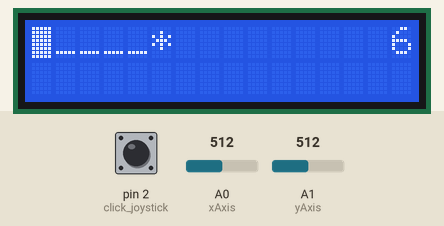
The sketch below on a simulated Arduino Uno, built with avr-gcc and run on an emulated ATmega328P. Shown: 16×2 character LCD. The inputs (shaded band) are chosen by the test bench; at power-on: pin 2 (click_joystick) HIGH, A0 (xAxis) = 512, A1 (yAxis) = 512. Random numbers use the default seed unless the sketch sets one; what the sketch prints to the serial monitor is not drawn.

Above: at 2.1 s.
2.2 s: pin 2 (click_joystick) pulled LOW for 3.2 s
At 3.9 s:
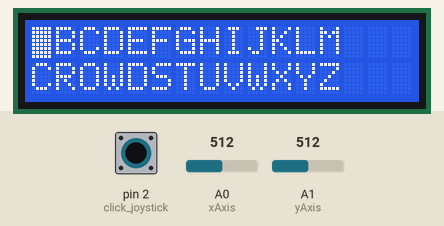
6.9 s: A0 (xAxis) set to 716
At 7.4 s:
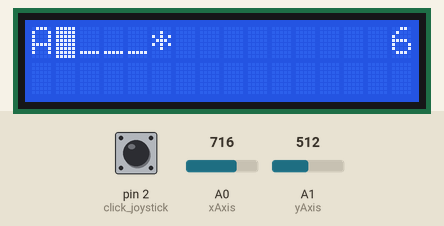
9.0 s: pin 2 (click_joystick) pulled LOW for 1 s
At 12.7 s:
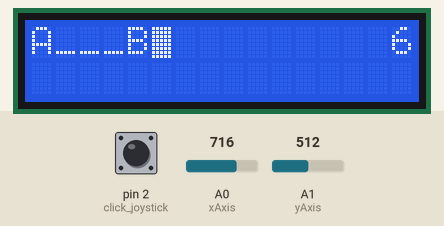
13.0 s: pin 2 (click_joystick) pulled LOW for 0.15 s
At 15.9 s:
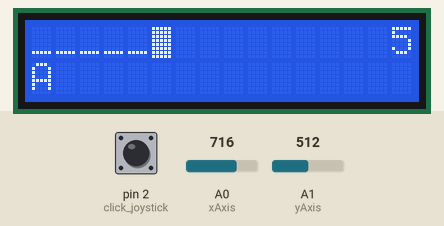
16.1 s: pin 2 (click_joystick) pulled LOW for 3.2 s
At 18.4 s:
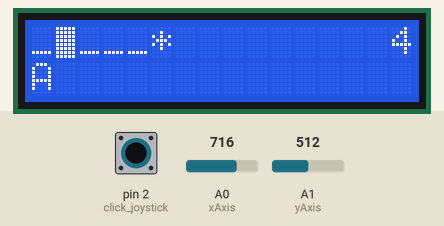
21.5 s: A0 (xAxis) set to 306
At 24.2 s:
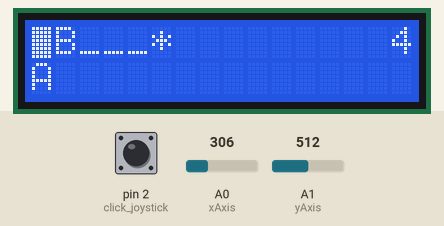
Timing chart, 0 to 25.5 s (numbered marks = the images above; inputs shaded):
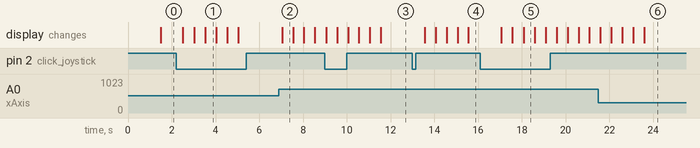

The sketch:

cho102_lab7_part2.ino
```cpp
/*        Your Name & E-mail: Cindy Ho cho102@ucr.edu
*          Discussion Section: 23
*         Assignment: Lab #7  Exercise #2
*         Exercise Description: Wordle
*         I acknowledge all content contained herein, excluding template or example code, is my own original work.
*
*         Demo Link:
*/

// Array of Output Pin variables, set to the pins being used
#include <LiquidCrystal.h>
const int rs = 4, en = 5, d4 = 8, d5 = 9, d6 = 10, d7 = 11;
LiquidCrystal lcd(rs, en, d4, d5, d6, d7);

const int xAxis = A0; // Recall that A0 is really a number under the hood.
const int yAxis = A1;

const int click_joystick = 2;
const int buzzer = 3;

const int high = 520; // Adjust this if needed
const int low = 500;

typedef struct task {
  int state;
  unsigned long period;
  unsigned long elapsedTime;
  int (*TickFct)(int);

} task;

int delay_gcd;
const unsigned short tasksNum = 2;
task tasks[tasksNum];

const char *bank[] = {"CROWD", "PLEAD", "TALER", "ERGOT", "ANGLE", "HOUSE","PLATE","CRIME","SERVE","SHOUT"};
const char *arr[] = {"ABCDEFGHIJKLM", "NOPQRSTUVWXYZ"};
bool won, lose, displayed;
char *wordle, *guess, *check;
char temp;
int tries, col, row, main_pos,correct;
bool musicFinish;
enum SM1_States { SM1_INIT, START, RANDWORD, MAIN, SUBMIT_CHECK, GAME_OVER, ALPHA};
int SM1_Tick(int state){
  switch(state){
    case SM1_INIT:
        state = START;
    break;
    case START:
        state = RANDWORD;
    break;
    case RANDWORD:
        state = MAIN;
        for(int i=0;i<5;++i){guess[i] = '_'; check[i] = ' ';}
            guess[5] = '*';
            check = "     ";
            Serial.print("This is check\n");
            Serial.print(check);
            Serial.print("\nEnd of check\n");
        lcd.setCursor(0,0);
        lcd.print(guess);
        lcd.setCursor(0,1);
        lcd.print(check);
        col = 0; row=0;
    break;
    case MAIN:
        if(digitalRead(click_joystick) == 0){
            if(col == 5){state = SUBMIT_CHECK;}
            else {main_pos = col; state = ALPHA;
            lcd.clear();
            lcd.setCursor(0,0);
            lcd.print(arr[0]);
            lcd.setCursor(0,1);
            lcd.print(arr[1]);
            col=0; row=0;}
        }
    break;
    case SUBMIT_CHECK:
        Serial.print("SUBMIT_CHECK\n");
        if(!won && !lose){
            state = MAIN;
            for(int i=0;i<5;++i){guess[i] = '_';}
            guess[5] = '*';
            lcd.setCursor(0,0);
            lcd.print(guess);
            lcd.setCursor(0,1);
            lcd.print(check);
            col = 0; row=0;
        }
        else{state = GAME_OVER;lcd.clear();}
    break;
    case ALPHA:
    Serial.print("ALPHA\n");
       if(digitalRead(click_joystick) == 0){
            guess[main_pos] = arr[row][col];
            state = MAIN;
            lcd.clear();
            lcd.setCursor(0,0);
            lcd.print(guess);
            lcd.setCursor(0,1);
            lcd.print(check);
            col = 0; row=0;
        }
    break;
    case GAME_OVER:
        Serial.print("GAME OVER\n");
        if((digitalRead(click_joystick) == 0)){state = START; lcd.clear();}
        // if(digitalRead(click_joystick) == 0){
        //     state = START; lcd.clear();
        // }
    break;
  }

  switch(state){
    case SM1_INIT:
    break;
    case START:
        check = "     ";
        guess = "_____*";
        tries = 6;
        correct = 0;
        won = false; lose = false; displayed = false;
    break;
    case RANDWORD:
        temp = random(0,9);
        wordle = bank[temp];

    break;
    case MAIN:
        if(analogRead(xAxis) > high){
            if(col != 5){++col;}
        }
        else if(analogRead(xAxis) < low) {
            if(col!=0){--col;}
        }
        lcd.setCursor(15,0);
        lcd.print(tries, DEC);
        lcd.setCursor(col,row);
        lcd.blink();
    break;
    case SUBMIT_CHECK:
        if(tries != 0){--tries;}
        correct = 0;
        for(int i=0; i<5; ++i){
            if(guess[i] == wordle[i]){
                check[i] = wordle[i];
                ++correct;
            }
        }
        if(correct == 5){won = true;}
        if(tries == 0 && !won){lose = true;}
    break;
    case ALPHA:
        if(analogRead(xAxis) > high){
            if(col != 12){++col;}
            else{col = 0;}
        }
        if(analogRead(xAxis) < low) {
            if(col!=0){--col;}
            else{col = 12;}
        }
        if(analogRead(yAxis) < low){
            if(row != 1){++row;}
        }
        if(analogRead(yAxis) > high) {
            if(row!=0){--row;}
        }
        lcd.setCursor(0,0);
        lcd.print(arr[0]);
        lcd.setCursor(0,1);
        lcd.print(arr[2]);
        lcd.setCursor(col,row);
        lcd.blink();
    break;
    case GAME_OVER:
        lcd.setCursor(0,0);
        lcd.print("Correct: ");
        lcd.setCursor(9,0);
        lcd.print(wordle);
        lcd.setCursor(0,1);
        if(won && !displayed){lcd.print("SUCCESS!!!");}
        else if(lose && !displayed){lcd.print("FAIL");}
    break;
  }

    return state;
}
const double success[4] = {293.66,329.63,349.23,440.00};
const double fail[4] = {293.66,277.18,261.63,493.88};
const double output[4];
int count;
void playSong(){
    tone(buzzer, success[count]);
    ++count;
}
void playSongFail(){
    tone(buzzer, fail[count]);
    if(count == 3)  {
        musicFinish = true;
    }
    else {++count;}
}
enum SM2_States { SM2_INIT, MUSIC_WIN, MUSIC_LOSE};
int SM2_Tick(int state){
  switch(state){
      case SM2_INIT:
      if(won){state = MUSIC_WIN;}
      else if(lose){state = MUSIC_LOSE;}
      break;
      case MUSIC_WIN:
      if(count == 3){state = SM2_INIT; won = false;}
      break;
      case MUSIC_LOSE:
      if(count == 3){state = SM2_INIT; lose = false;}
      break;
  }

  switch(state){
      case SM2_INIT:
        musicFinish = false;
        count = 0;
        noTone(buzzer);
      break;
      case MUSIC_WIN:
            playSong();
            musicFinish = true;
      break;
      case MUSIC_LOSE:
        playSongFail();
        musicFinish = true;
      break;
  }

    return state;
}

void setup() {

//    for(int i = 0; i < b_size; i++)
//    {
//        pinMode(b[i], OUTPUT);
//    }
    Serial.begin(9600);
    pinMode(click_joystick, INPUT_PULLUP);

    randomSeed(A5);
  unsigned char i = 0;
  tasks[i].state = SM1_INIT;
  tasks[i].period = 500;
  tasks[i].elapsedTime = 0;
  tasks[i].TickFct = &SM1_Tick;
 i++;
 tasks[i].state = SM2_INIT;
 tasks[i].period = 1000;
 tasks[i].elapsedTime = 0;
 tasks[i].TickFct = &SM2_Tick;

  lcd.begin(16,2);
  delay_gcd = 500; // GCD

}


void loop() {
    // Serial.print("X-axis: ");
    // Serial.print(analogRead(A0));
    // Serial.print("\n");
    // Serial.print("Y-axis: ");
    // Serial.println(analogRead(A1));
    // Serial.print("\n\n");

    unsigned char i;
    for (i = 0; i < tasksNum; ++i) {
       if ( (millis() - tasks[i].elapsedTime) >= tasks[i].period) {
          tasks[i].state = tasks[i].TickFct(tasks[i].state);
          tasks[i].elapsedTime = millis(); // Last time this task was ran
       }
     }
//    delay(delay_gcd); // GCD.
//    delay(2000);
}
```

Measured:
- after the input at 2.2 s, the display: changes after 0.31 s (image 1)
- after the input at 6.9 s, the display: changes after 0.14 s (image 2)
- after the input at 13.0 s, the display: first changes after 0.56 s (image 4 shows a later state)
- after the input at 16.1 s, the display: first changes after 0.96 s (image 5 shows a later state)
- after the input at 21.5 s, the display: first changes after 0.09 s (image 6 shows a later state)
- what the display in image 1 shows lasts 0.5 s, from 3.5 s to 4.0 s
